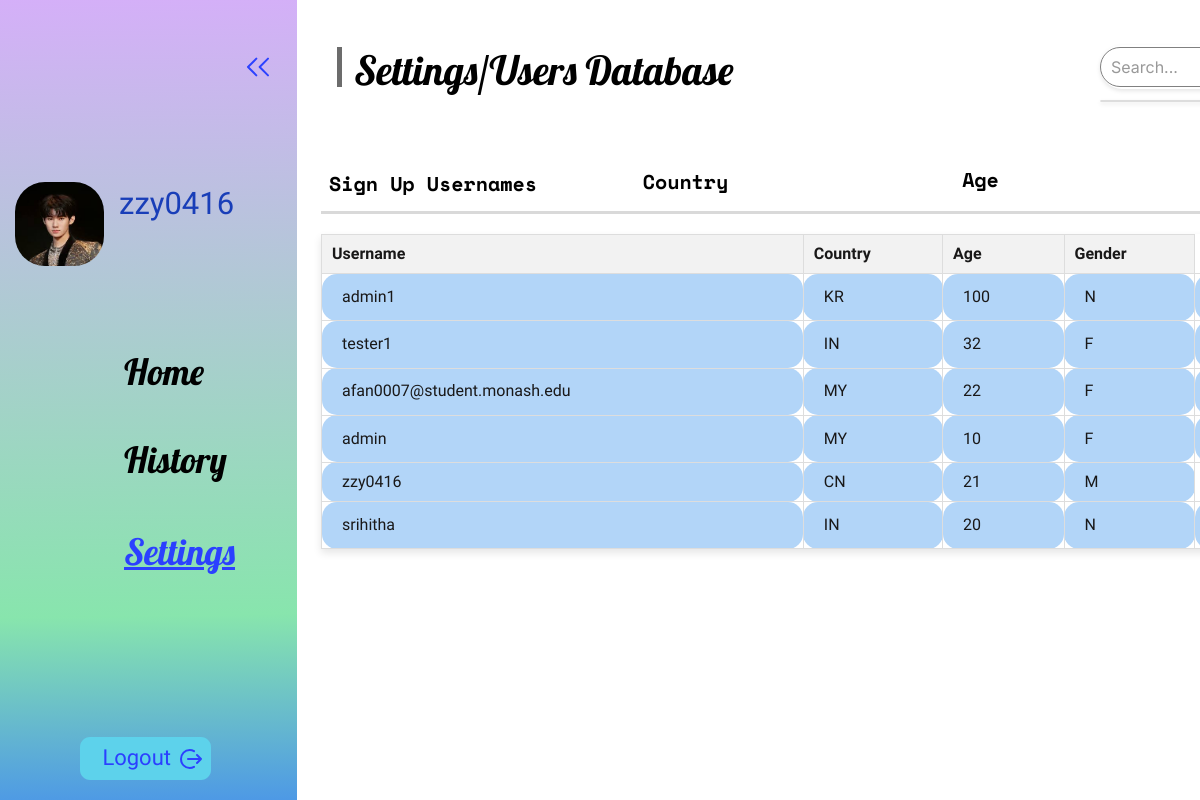
Before: /user_database/ (signed in) with the older database file.
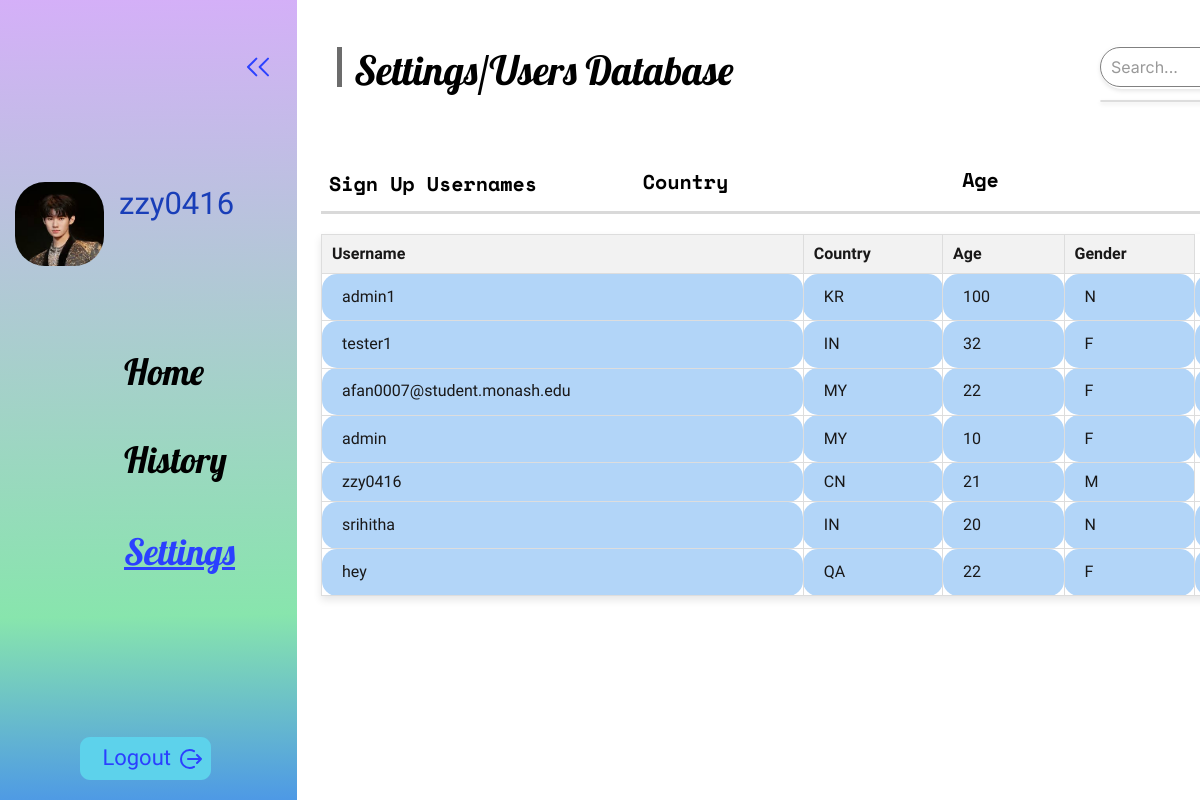
After: the same page with the newer database file.
### Users/models.py (models this page shows)
class User(models.Model):
    username = models.CharField(max_length=150, unique=True, null=False, blank=False)
    password = models.CharField(max_length=128, null=False, blank=False)
    country = models.CharField(max_length=20, choices=COUNTRY_CHOICES, null=False, blank=False)
    age = models.PositiveIntegerField()
    profile_image = models.ImageField(upload_to='images/', default='images/profilepic.jpg')
    is_admin = models.BooleanField(default=False)
    gender = models.CharField(max_length=1, choices=GENDER_CHOICES, null=False, blank=False)
    def __str__(self):
        return self.username

### Users/views.py (the view)
# urls.py: path('user_database/', views.user_database, name='user_database'),#with rd (ajax method) done
def user_database(request):
    user_id = request.session.get('user_id')
    if user_id:
        user = User.objects.get(id=user_id)
        all_user = User.objects.all()
    else:
        user = None
        all_user = None
    return render(request, 'user_database.html',{'user': user, 'allusers': all_user})

### Users/templates/user_database.html (shortened to what the changed rows need)
{% load static %}
<!DOCTYPE html>
<html lang="en">
<head>
    <link rel="stylesheet" href="https://unpkg.com/animate.css@4.1.1/animate.css" />
    <link rel="stylesheet" href="https://unpkg.com/@teleporthq/teleport-custom-scripts/dist/style.css" />
</head>
<body>
    <link rel="stylesheet" href="{% static 'css/style.css' %}" />
    {% if user %}
    <div>
        <link href="{% static 'css/adminuserdatabase-page.css' %}" rel="stylesheet" />
        <div class="adminuserdatabase-page-container">
            <div class="adminuserdatabase-page-adminuserdatabase-page">
                <div class="adminuserdatabase-page-rectangle2"></div>
                <img src="{% static 'asset/chevronleftdouble1116-ilfk.svg' %}" alt="chevronleftdouble1116"
                    class="adminuserdatabase-page-chevronleftdouble" />
                <img src="{{ user.profile_image.url }}" alt="Ellipse108632" class="adminuserdatabase-page-ellipse10" />
                <span class="adminuserdatabase-page-text04"><span>{{ user.username }}</span></span>
                <span class="adminuserdatabase-page-text06">
                    <a href="{% url 'index' %}" class="database-link">Home</a>
                </span>
                <span class="adminuserdatabase-page-text08">
                    <a href="{% url 'history' %}" class="database-link">History</a>
                </span>
                <span class="adminuserdatabase-page-text10">
                    <a href="{% url 'usersettings' %}">Settings</a>
                </span>
                <img src="{% static 'asset/rectangle41229-04z-200w.png' %}" alt="Rectangle41229"
                    class="adminuserdatabase-rectangle4" />
                <span class="adminuserdatabase-page-text">
                    <span>Settings/Users Database</span>
                </span>
                <div class="database-page-search">
                    <input type="search" id="search-bar" class="search-bar" placeholder="Search..." oninput="filterUsers()">
                </div>
                <div id="search-results" class="search-results"></div>
                <img src="{% static 'asset/rectangle81117-io2.svg' %}" alt="Rectangle81117"
                    class="adminuserdatabase-page-rectangle8" />
                <div class="header-container">
                    <span class="adminuserdatabase-page-text12">Sign Up Usernames</span>
                    <span class="adminuserdatabase-page-text14">Country</span>
                    <span class="adminuserdatabase-page-text16">Age</span>
                </div>
                <table class="user-info-table" border="1">
                    <tr>
                        <th>Username</th>
                        <th>Country</th>
                        <th>Age</th>
                        <th>Gender</th>
                    </tr>
                    {% for each_user in allusers %}
                        <tr class="user-info-row">
                            <td>{{ each_user.username }}</td>
                            <td>{{ each_user.country }}</td>
                            <td>{{ each_user.age }}</td>
                            <td>{{ each_user.gender }}</td>
                            {% if each_user.username != user.username %}
                            <td><button class="delete-button" data-username="{{ each_user.username }}">Remove</button></td>
                            {% endif %}
                        </tr>
                    {% empty %}
                        <tr>
                            <td colspan="4">No users found.</td>
                        </tr>
                    {% endfor %}
                </table>
                </div>
                <div class="adminuserdatabase-page-group13" onclick="confirmLogout()">
                    <img src="{% static 'asset/rectangle491120-12xe.svg' %}" alt="Rectangle491120"
                        class="adminuserdatabase-page-rectangle49" />
                    <img src="{% static 'asset/logout041120-erbh.svg' %}" alt="logout041120"
                        class="adminuserdatabase-page-logout04" />
                    <span class="adminuserdatabase-page-text42">
                        <a href="{% url 'logout' %}">Logout</a>
                    </span>
                </div>
            </div>
        </div>
    {% else %}
    <p>You are not logged in as admin. <a href="{% url 'login' %}">Click here to login</a></p>
    {% endif %}
</body>
</html>

Changed rows visible on the page:
added User: username "hey", country "QA", age "22", gender "F"
